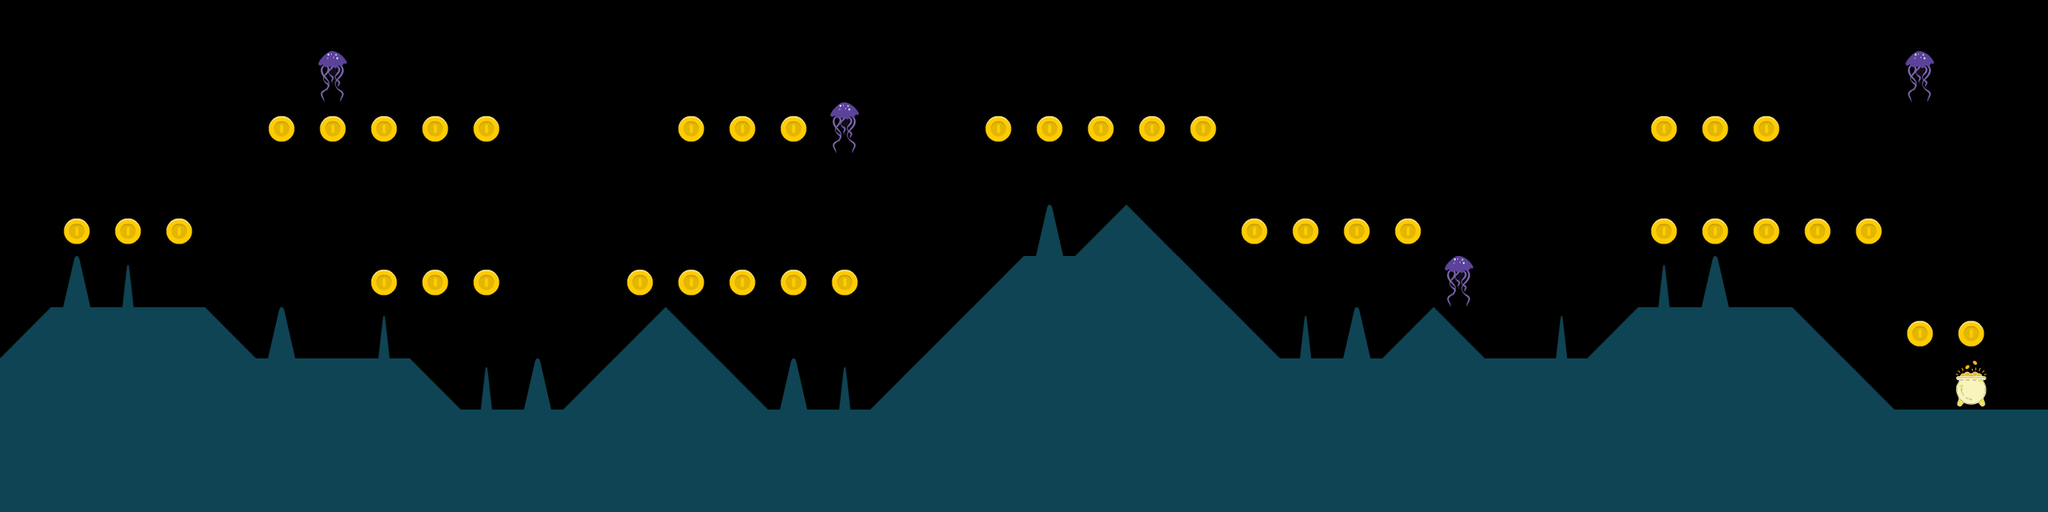

This game map was drawn from its Tiled (.tmx) file and the tilesets committed beside it. A one-line description and the trimmed map source follow:
An orthogonal 40x10 tile map with 64x64 px tiles, 4 tile layers (elementLayer, groundLayer, coinLayer, goldLayer), 5 tilesets.

<map version="1.2" tiledversion="2019.08.14" orientation="orthogonal" renderorder="right-down" compressionlevel="0" width="40" height="10" tilewidth="64" tileheight="64" infinite="0" nextlayerid="7" nextobjectid="1">
 <tileset firstgid="1" name="gameelements" tilewidth="64" tileheight="64" tilecount="9" columns="3">
  <image source="gameelements.png" width="192" height="192" />
 </tileset>
 <tileset firstgid="10" name="coinGold" tilewidth="64" tileheight="64" tilecount="1" columns="1">
  <image source="coinGold.png" width="64" height="64" />
 </tileset>
 <tileset firstgid="11" name="background" tilewidth="64" tileheight="64" tilecount="400" columns="40">
  <image source="background.png" width="2560" height="640" />
 </tileset>
 <tileset firstgid="411" name="gold" tilewidth="64" tileheight="64" tilecount="1" columns="1">
  <image source="gold.png" width="64" height="64" />
 </tileset>
 <tileset firstgid="412" name="tiles" tilewidth="64" tileheight="64" tilecount="6" columns="2">
  <image source="tiles.png" width="128" height="192" />
  <tile id="0">
   <properties>
    <property name="ground" type="bool" value="true" />
   </properties>
  </tile>
  <tile id="1">
   <properties>
    <property name="ground" type="bool" value="true" />
   </properties>
  </tile>
  <tile id="2">
   <properties>
    <property name="ground" type="bool" value="true" />
   </properties>
  </tile>
  <tile id="3">
   <properties>
    <property name="ground" type="bool" value="true" />
   </properties>
  </tile>
  <tile id="4">
   <properties>
    <property name="ground" type="bool" value="true" />
   </properties>
  </tile>
 </tileset>
 <layer id="5" name="elementLayer" width="40" height="10">
  <data>[400 cells, 4 non-empty, 1 distinct tile ids]</data>
 </layer>
 <layer id="2" name="groundLayer" width="40" height="10" offsetx="0" offsety="-0.0363216">
  <data>[400 cells, 155 non-empty, 5 distinct tile ids]</data>
 </layer>
 <layer id="1" name="coinLayer" width="40" height="10" offsetx="-0.228543" offsety="-0.0431526">
  <data>[400 cells, 38 non-empty, 1 distinct tile ids]</data>
 </layer>
 <layer id="6" name="goldLayer" width="40" height="10">
  <data>[400 cells, 1 non-empty, 1 distinct tile ids]</data>
 </layer>
</map>
